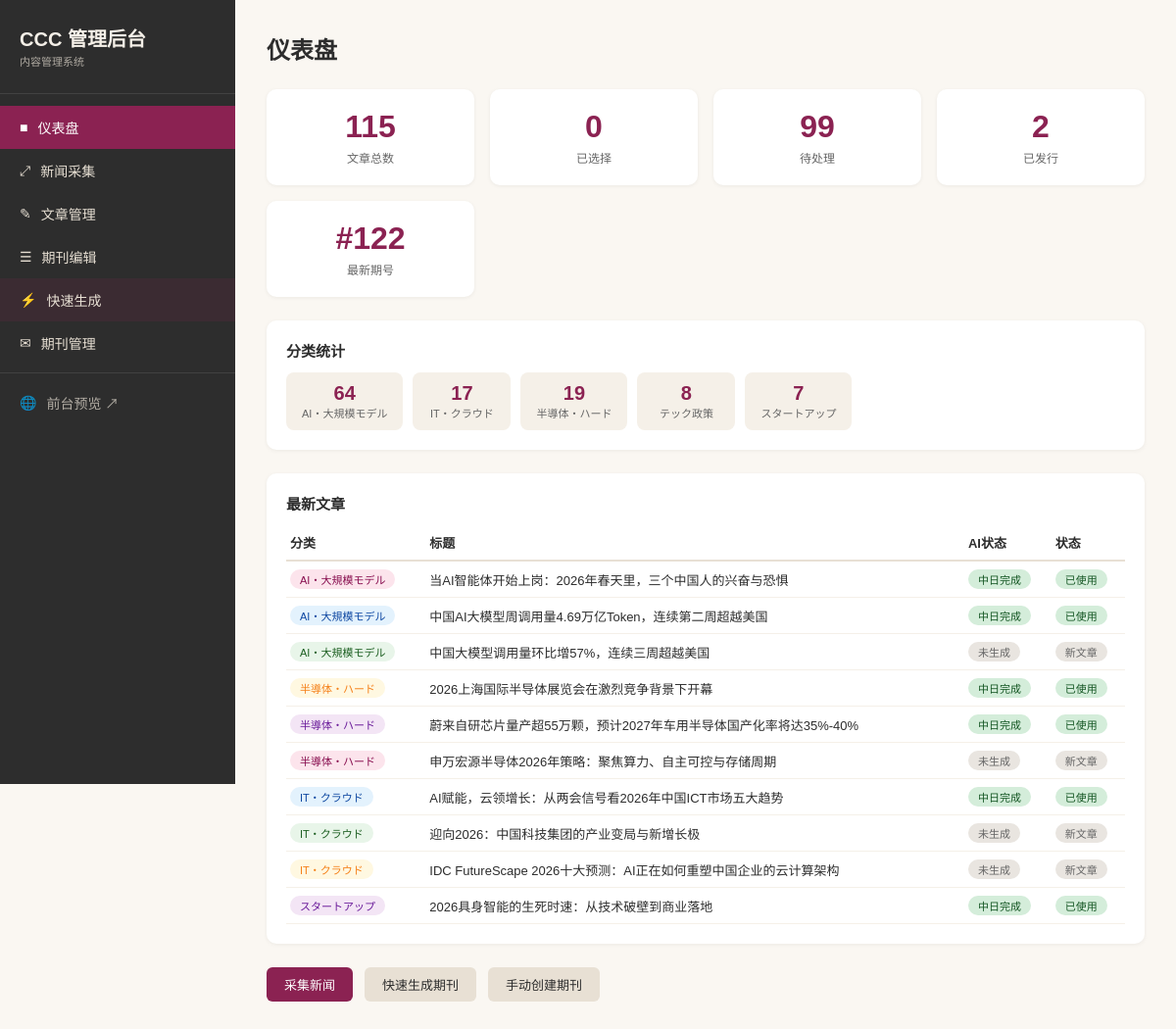
The page / on the database its author committed.
### tables this page shows
CREATE TABLE articles (
            id              INTEGER PRIMARY KEY AUTOINCREMENT,
            title           TEXT NOT NULL,
            category        TEXT NOT NULL DEFAULT '',
            summary         TEXT NOT NULL DEFAULT '',
            content         TEXT NOT NULL DEFAULT '',
            source          TEXT NOT NULL DEFAULT '',
            source_url      TEXT NOT NULL DEFAULT '',
            collected_at    TIMESTAMP NOT NULL DEFAULT CURRENT_TIMESTAMP,
            status          TEXT NOT NULL DEFAULT 'new'
                            CHECK (status IN ('new', 'selected', 'used')),
            content_cn      TEXT NOT NULL DEFAULT '',
            content_jp      TEXT NOT NULL DEFAULT '',
            title_jp        TEXT NOT NULL DEFAULT '',
            summary_jp      TEXT NOT NULL DEFAULT '',
            ai_status       TEXT NOT NULL DEFAULT 'none'
                            CHECK (ai_status IN ('none', 'cn_done', 'jp_done', 'both_done')),
            issue_id        INTEGER,
            FOREIGN KEY (issue_id) REFERENCES issues(id) ON DELETE SET NULL
        );

### app.py (the view)
@app.route("/")
def dashboard():
    db = get_db()
    total_articles = db.execute("SELECT COUNT(*) FROM articles").fetchone()[0]
    total_issues = db.execute("SELECT COUNT(*) FROM issues").fetchone()[0]
    new_articles = db.execute(
        "SELECT COUNT(*) FROM articles WHERE status = 'new'"
    ).fetchone()[0]
    selected_articles = db.execute(
        "SELECT COUNT(*) FROM articles WHERE status = 'selected'"
    ).fetchone()[0]
    published_issues = db.execute(
        "SELECT COUNT(*) FROM issues WHERE status = 'published'"
    ).fetchone()[0]
    recent_articles = db.execute(
        "SELECT * FROM articles ORDER BY collected_at DESC LIMIT 10"
    ).fetchall()
    recent_issues = db.execute(
        "SELECT * FROM issues ORDER BY created_at DESC LIMIT 5"
    ).fetchall()
    last_issue = db.execute(
        "SELECT MAX(issue_number) as max_num FROM issues"
    ).fetchone()
    latest_issue = last_issue["max_num"] or 0
    category_counts = {}
    for cat in CATEGORIES:
        count = db.execute(
            "SELECT COUNT(*) FROM articles WHERE category = ?", (cat,)
        ).fetchone()[0]
        category_counts[cat] = count
    return render_template(
        "dashboard.html",
        total_articles=total_articles,
        total_issues=total_issues,
        new_articles=new_articles,
        selected_count=selected_articles,
        published_issues=published_issues,
        recent_articles=recent_articles,
        recent_issues=recent_issues,
        latest_issue=latest_issue,
        category_counts=category_counts,
        categories=CATEGORIES,
    )

### app.py (called while the page is built)
def get_db():
    if "db" not in g:
        g.db = sqlite3.connect(DATABASE, timeout=30)
        g.db.row_factory = sqlite3.Row
        g.db.execute("PRAGMA journal_mode=WAL")
        g.db.execute("PRAGMA foreign_keys=ON")
        g.db.execute("PRAGMA busy_timeout=30000")
    return g.db

@app.context_processor
def inject_globals():
    return {
        "now": datetime.datetime.now(),
        "all_categories": CATEGORIES,
    }

### templates/dashboard.html (shortened to what this page needs)
{% extends "base.html" %}
{% block content %}
<h1 class="page-title">仪表盘</h1>
<div class="stats-row">
  <div class="stat-card">
    <div class="stat-value">{{ total_articles }}</div>
    <div class="stat-label">文章总数</div>
  </div>
  <div class="stat-card">
    <div class="stat-value">{{ selected_count }}</div>
    <div class="stat-label">已选择</div>
  </div>
  <div class="stat-card">
    <div class="stat-value">{{ new_articles }}</div>
    <div class="stat-label">待处理</div>
  </div>
  <div class="stat-card">
    <div class="stat-value">{{ total_issues }}</div>
    <div class="stat-label">已发行</div>
  </div>
  <div class="stat-card">
    <div class="stat-value">#{{ latest_issue }}</div>
    <div class="stat-label">最新期号</div>
  </div>
</div>
{% if category_counts %}
<div class="card" style="margin-bottom: 24px;">
  <h3 style="font-size: 15px; margin-bottom: 12px;">分类统计</h3>
  <div style="display: flex; flex-wrap: wrap; gap: 10px;">
    {% for cat, count in category_counts.items() %}
    <div style="background: #F5F0E8; border-radius: 8px; padding: 10px 16px; text-align: center; min-width: 100px;">
      <div style="font-size: 20px; font-weight: 700; color: #8B2252;">{{ count }}</div>
      <div style="font-size: 11px; color: #666;">{{ cat }}</div>
    </div>
    {% endfor %}
  </div>
</div>
{% endif %}
<div class="card" style="margin-bottom: 24px;">
  <h3 style="font-size: 15px; margin-bottom: 12px;">最新文章</h3>
  {% if recent_articles %}
  <table style="width: 100%; border-collapse: collapse; font-size: 13px;">
    <thead>
      <tr style="border-bottom: 2px solid #E8E0D4; text-align: left;">
        <th style="padding: 8px 4px;">分类</th>
        <th style="padding: 8px 4px;">标题</th>
        <th style="padding: 8px 4px;">AI状态</th>
        <th style="padding: 8px 4px;">状态</th>
      </tr>
    </thead>
    <tbody>
      {% for article in recent_articles %}
      <tr style="border-bottom: 1px solid #F5F0E8;">
        <td style="padding: 8px 4px;"><span class="badge badge-cat-{{ loop.index0 % 5 }}">{{ article.category }}</span></td>
        <td style="padding: 8px 4px;">{{ article.title[:60] }}{% if article.title|length > 60 %}...{% endif %}</td>
        <td style="padding: 8px 4px;">
          {% if article.ai_status == 'both_done' %}
            <span class="badge badge-green">中日完成</span>
          {% elif article.ai_status == 'cn_done' %}
            <span class="badge badge-blue">中文完成</span>
          {% elif article.ai_status == 'jp_done' %}
            <span class="badge badge-orange">日文完成</span>
          {% else %}
            <span class="badge badge-gray">未生成</span>
          {% endif %}
        </td>
        <td style="padding: 8px 4px;">
          {% if article.status == 'selected' %}
            <span class="badge badge-burgundy">已选择</span>
          {% elif article.status == 'used' %}
            <span class="badge badge-green">已使用</span>
          {% else %}
            <span class="badge badge-gray">新文章</span>
          {% endif %}
        </td>
      </tr>
      {% endfor %}
    </tbody>
  </table>
  {% else %}
  <p style="color: #888; font-size: 13px;">暂无文章</p>
  {% endif %}
</div>
<div style="display: flex; gap: 12px;">
  <a href="{{ url_for('collect') }}" class="btn btn-primary">采集新闻</a>
  <a href="{{ url_for('quick_generate') }}" class="btn btn-secondary">快速生成期刊</a>
  <a href="{{ url_for('editor') }}" class="btn btn-secondary">手动创建期刊</a>
</div>
{% endblock %}

### templates/base.html (shortened to what this page needs)
<!DOCTYPE html>
<html lang="zh-CN">
<head>
</head>
<body>
<aside class="sidebar" id="sidebar">
  <div class="sidebar-logo">
    <h1>CCC 管理后台</h1>
    <small>内容管理系统</small>
  </div>
  <nav class="sidebar-nav">
    <a href="{{ url_for('dashboard') }}" class="{% if request.endpoint == 'dashboard' %}active{% endif %}">
      <span class="nav-icon">&#9632;</span> 仪表盘
    </a>
    <a href="{{ url_for('collect') }}" class="{% if request.endpoint and request.endpoint.startswith('collect') %}active{% endif %}">
      <span class="nav-icon">&#10530;</span> 新闻采集
    </a>
    <a href="{{ url_for('articles') }}" class="{% if request.endpoint in ('articles', 'article_edit') %}active{% endif %}">
      <span class="nav-icon">&#9998;</span> 文章管理
    </a>
    <a href="{{ url_for('editor') }}" class="{% if request.endpoint == 'editor' %}active{% endif %}">
      <span class="nav-icon">&#9776;</span> 期刊编辑
    </a>
    <a href="{{ url_for('quick_generate') }}" class="{% if request.endpoint == 'quick_generate' %}active{% endif %}" style="{% if request.endpoint != 'quick_generate' %}background:rgba(139,34,82,0.15);{% endif %}">
      <span class="nav-icon">&#9889;</span> 快速生成
    </a>
    <a href="{{ url_for('issues') }}" class="{% if request.endpoint and request.endpoint.startswith('issue') and request.endpoint not in ('issue_preview',) %}active{% endif %}">
      <span class="nav-icon">&#9993;</span> 期刊管理
    </a>
    <div style="border-top: 1px solid rgba(255,255,255,0.1); margin: 8px 0;"></div>
    <a href="{{ url_for('frontend_site') }}" target="_blank" style="color: #E8E0D4; opacity: 0.7;">
      <span class="nav-icon">&#127760;</span> 前台预览 ↗
    </a>
  </nav>
</aside>
<main class="main">
  {% block content %}{% endblock %}
</main>
</body>
</html>

### templates/base.html (style rules this page uses)
*, *::before, *::after { box-sizing: border-box; margin: 0; padding: 0; }
body { font-family: 'Noto Sans SC', sans-serif; background: #FAF7F2; color: #2D2D2D; display: flex; min-height: 100vh; }
a { color: #8B2252; text-decoration: none; }
.sidebar { width: 240px; background: #2D2D2D; color: #F5F0E8; position: fixed; top: 0; left: 0; height: 100vh; display: flex; flex-direction: column; z-index: 100; transition: transform 0.3s; }
.sidebar-logo { padding: 24px 20px; border-bottom: 1px solid rgba(255,255,255,0.1); }
.sidebar-logo h1 { font-size: 20px; font-weight: 700; color: #F5F0E8; }
.sidebar-logo small { font-size: 11px; color: #E8E0D4; opacity: 0.7; }
.sidebar-nav { flex: 1; padding: 12px 0; }
.sidebar-nav a { display: flex; align-items: center; gap: 10px; padding: 12px 20px; color: #E8E0D4; font-size: 14px; transition: background 0.2s; }
.sidebar-nav a.active { background: #8B2252; color: #fff; font-weight: 500; }
.main { margin-left: 240px; flex: 1; padding: 32px; min-height: 100vh; }
.page-title { font-size: 24px; font-weight: 700; margin-bottom: 24px; color: #2D2D2D; }
.card { background: #fff; border-radius: 10px; padding: 20px; box-shadow: 0 1px 4px rgba(0,0,0,0.06); }
.stats-row { display: grid; grid-template-columns: repeat(auto-fit, minmax(180px, 1fr)); gap: 16px; margin-bottom: 24px; }
.stat-card { background: #fff; border-radius: 10px; padding: 20px; text-align: center; box-shadow: 0 1px 4px rgba(0,0,0,0.06); }
.stat-card .stat-value { font-size: 32px; font-weight: 700; color: #8B2252; }
.stat-card .stat-label { font-size: 12px; color: #666; margin-top: 4px; }
.btn { display: inline-flex; align-items: center; gap: 6px; padding: 8px 18px; border-radius: 6px; border: none; font-family: inherit; font-size: 13px; font-weight: 500; cursor: pointer; transition: opacity 0.2s; }
.btn-primary { background: #8B2252; color: #fff; }
.btn-secondary { background: #E8E0D4; color: #2D2D2D; }
.badge { display: inline-block; padding: 2px 10px; border-radius: 12px; font-size: 11px; font-weight: 500; }
.badge-gray { background: #e9e5e0; color: #666; }
.badge-green { background: #d4edda; color: #155724; }
.badge-cat-0 { background: #fce4ec; color: #880e4f; }
.badge-cat-1 { background: #e3f2fd; color: #0d47a1; }
.badge-cat-2 { background: #e8f5e9; color: #1b5e20; }
.badge-cat-3 { background: #fff8e1; color: #f57f17; }
.badge-cat-4 { background: #f3e5f5; color: #6a1b9a; }

### rows shown on the page
articles: category "AI・大規模モデル", title "当AI智能体开始上岗：2026年春天里，三个中国人的兴奋与恐惧", ai_status "中日完成", status "已使用"
articles: category "AI・大規模モデル", title "中国AI大模型周调用量4.69万亿Token，连续第二周超越美国", ai_status "中日完成", status "已使用"
articles: category "AI・大規模モデル", title "中国大模型调用量环比增57%，连续三周超越美国", ai_status "未生成", status "新文章"
articles: category "半導体・ハード", title "2026上海国际半导体展览会在激烈竞争背景下开幕", ai_status "中日完成", status "已使用"
articles: category "半導体・ハード", title "蔚来自研芯片量产超55万颗，预计2027年车用半导体国产化率将达35%-40%", ai_status "中日完成", status "已使用"
articles: category "半導体・ハード", title "申万宏源半导体2026年策略：聚焦算力、自主可控与存储周期", ai_status "未生成", status "新文章"
articles: category "IT・クラウド", title "AI赋能，云领增长：从两会信号看2026年中国ICT市场五大趋势", ai_status "中日完成", status "已使用"
articles: category "IT・クラウド", title "迎向2026：中国科技集团的产业变局与新增长极", ai_status "未生成", status "新文章"
articles: category "IT・クラウド", title "IDC FutureScape 2026十大预测：AI正在如何重塑中国企业的云计算架构", ai_status "未生成", status "新文章"
articles: category "スタートアップ", title "2026具身智能的生死时速：从技术破壁到商业落地", ai_status "中日完成", status "已使用"

### other values the page prints
{{ total_articles }} "115"
{{ selected_count }} "0"
{{ new_articles }} "99"
{{ total_issues }} "2"
{{ latest_issue }} "122"
{{ count }} "64" "17" "19" "8" "7"
{{ cat }} "AI・大規模モデル" "IT・クラウド" "半導体・ハード" "テック政策" "スタートアップ"
